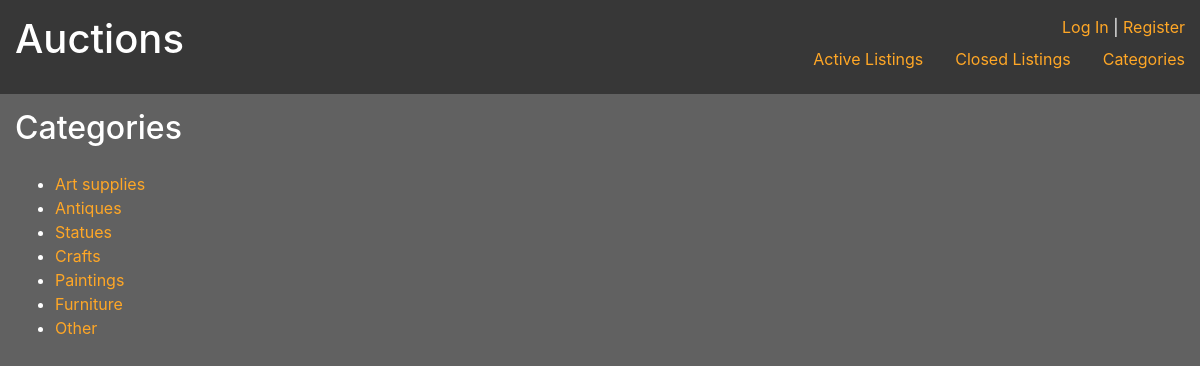
The page /categories on the database its author committed.
### auctions/models.py (models this page shows)
class Category(models.Model):
    name = models.CharField(max_length=64)
    def __str__(self):
        return self.name

### auctions/views.py (the view)
# urls.py: path("categories", views.categories, name="categories")
def categories(request):
    return render(request, "auctions/categories.html", {
        "categories": Category.objects.all()
    })

### auctions/templates/auctions/categories.html
{% extends "auctions/layout.html" %} {% block body %}
<h2>Categories</h2>
<ul>
    {% for category in categories %}
    <li>
        <a href="{% url 'index' %}?category={{ category.id }}">
            {{ category }}
        </a>
    </li>
    {% endfor %}
</ul>
{% endblock %}

### auctions/static/auctions/master.css (style rules this page uses)
:root { --primary: #616161; --secondary: #ffa726; --primary-text: #ffffff; --primary-dark: #373737; --secondary-text: #000000; --secondary-dark: #c77800; }
body { background-color: var(--primary); color: var(--primary-text); margin: 0; padding: 0; }
a, a:link, a:visited, a:hover, a:focus, a:active { color: var(--secondary); }
h2 { margin-bottom: 25px; }

### rows shown on the page
Category: name "Art supplies"
Category: name "Antiques"
Category: name "Statues"
Category: name "Crafts"
Category: name "Paintings"
Category: name "Furniture"
Category: name "Other"
